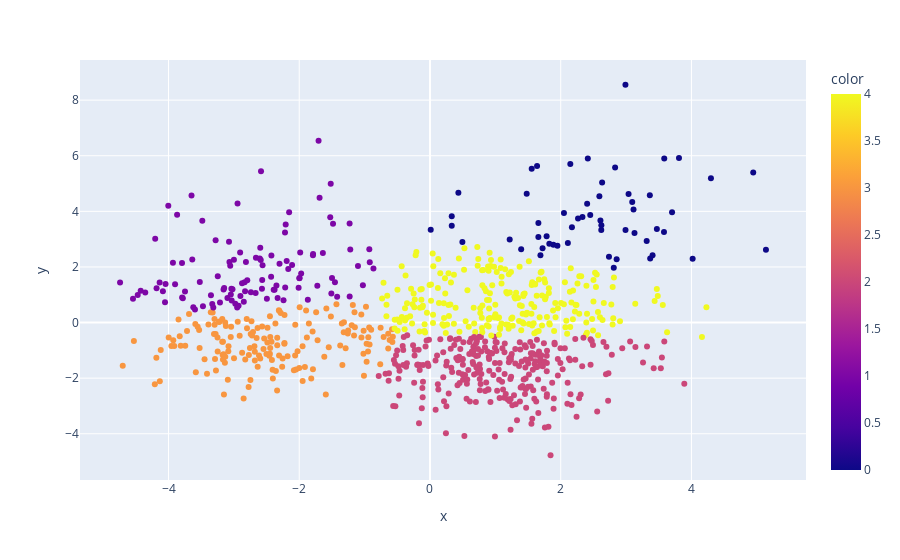

Notebook code cell kept with this figure:
### Code cell
import plotly.express as px
intertia = []
for K in range(1,20):
    kmeans = KMeans(n_clusters=K)
    intertia.append(kmeans.fit(X= X_pca).inertia_)

kmeans = KMeans(n_clusters=5)
groups = kmeans.fit_predict(X=X_pca)
    
plt.plot(range(1,20), intertia)
plt.show()
fig = px.scatter(x=X_pca[:, 0], y=X_pca[:,1], color=groups, hover_name=qb_names)
fig.show()

### Figure 1 — Plotly figure (JSON) as saved in the notebook; plotly's stock layout.template omitted (floating-point values rounded to 4 significant figures; data arrays with more than 128 entries replaced by an {"elided": "..."} marker saying what was removed)
{"data": [{"hovertemplate": "<b>%{hovertext}</b><br><br>x=%{x}<br>y=%{y}<br>color=%{marker.color}<extra></extra>", "hovertext": {"elided": "836 str values"}, "legendgroup": "", "marker": {"color": {"elided": "836 int values"}, "coloraxis": "coloraxis", "symbol": "circle"}, "mode": "markers", "name": "", "orientation": "v", "showlegend": false, "type": "scatter", "x": {"elided": "836 float values"}, "xaxis": "x", "y": {"elided": "836 float values"}, "yaxis": "y"}], "layout": {"coloraxis": {"colorbar": {"title": {"text": "color"}}, "colorscale": [[0, "#0d0887"], [0.1111, "#46039f"], [0.2222, "#7201a8"], [0.3333, "#9c179e"], [0.4444, "#bd3786"], [0.5556, "#d8576b"], [0.6667, "#ed7953"], [0.7778, "#fb9f3a"], [0.8889, "#fdca26"], [1, "#f0f921"]]}, "legend": {"tracegroupgap": 0}, "margin": {"t": 60}, "xaxis": {"anchor": "y", "domain": [0, 1], "title": {"text": "x"}}, "yaxis": {"anchor": "x", "domain": [0, 1], "title": {"text": "y"}}}}
